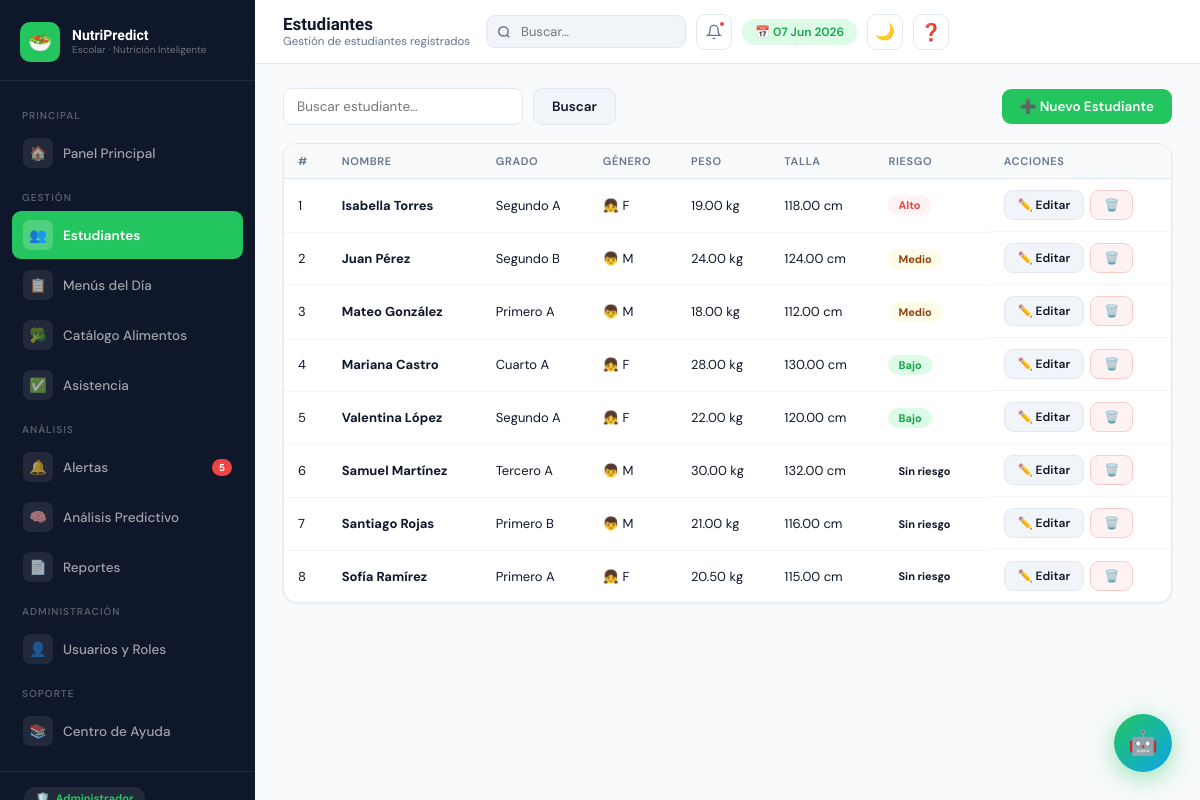
Page /estudiantes.php (signed in) on the committed database.
### tables this page shows
CREATE TABLE IF NOT EXISTS estudiantes (
    id                 INT AUTO_INCREMENT PRIMARY KEY,
    nombre             VARCHAR(80)  NOT NULL,
    apellido           VARCHAR(80)  NOT NULL,
    fecha_nac          DATE         NOT NULL,
    genero             ENUM('M','F') NOT NULL DEFAULT 'M',
    id_grado           INT          NOT NULL,
    peso_kg            DECIMAL(5,2) NULL,
    talla_cm           DECIMAL(5,2) NULL,
    imc                DECIMAL(5,2) NULL,
    imc_clasificacion  VARCHAR(30)  NULL,
    nivel_riesgo       ENUM('sin_riesgo','bajo','medio','alto') NOT NULL DEFAULT 'sin_riesgo',
    score              INT          NOT NULL DEFAULT 0,
    activo             TINYINT(1)   NOT NULL DEFAULT 1,
    fecha_creacion     TIMESTAMP    NOT NULL DEFAULT CURRENT_TIMESTAMP,
    CONSTRAINT fk_estudiante_grado FOREIGN KEY (id_grado) REFERENCES grados(id),
    INDEX idx_estudiante_riesgo (nivel_riesgo),
    INDEX idx_estudiante_activo (activo)
);

CREATE TABLE IF NOT EXISTS grados (
    id      INT AUTO_INCREMENT PRIMARY KEY,
    nombre  VARCHAR(60) NOT NULL,
    nivel   INT NOT NULL DEFAULT 1
);

### estudiantes.php (called while the page is built, shortened)
<?php
require_once 'includes/db.php';
require_once 'includes/roles.php';
require_once 'presenters/EstudiantePresenter.php';
$presenter = new EstudiantePresenter($conn);
$presenter->manejarRequest();
$buscar      = $_GET['q'] ?? '';
$estudiantes = $presenter->obtenerEstudiantes($buscar);
include 'includes/header.php';
include 'views/estudiantes_view.php';
include 'includes/footer.php';

### includes/roles.php (called while the page is built, shortened)
<?php
$PERMISOS = [
    'admin' => [
        'dashboard', 'estudiantes', 'menus', 'alimentos', 'asistencia',
        'alertas', 'reportes', 'predictivo', 'usuarios', 'configuracion'
    ],
    'encargado_restaurante' => [
        'dashboard', 'menus', 'alimentos', 'asistencia', 'alertas'
    ],
    'docente' => [
        'dashboard', 'estudiantes_ver', 'alertas_ver', 'reportes_ver'
    ],
    'directora' => [
        'dashboard', 'reportes', 'predictivo_ver', 'alertas_ver',
        'estudiantes_ver', 'menus_ver'
    ]
];
function tienePermiso($modulo) {
    global $PERMISOS;
    $rol = $_SESSION['usuario']['rol'] ?? '';
    return in_array($modulo, $PERMISOS[$rol] ?? []);
}

### presenters/EstudiantePresenter.php (called while the page is built, shortened)
<?php
require_once 'models/EstudianteModel.php';
class EstudiantePresenter {
    private $model;
    public function __construct($conn) {
        $this->model = new EstudianteModel($conn);
    }
    public function obtenerEstudiantes($buscar = '') {
        return $this->model->obtenerTodos($buscar);
    }
}

### models/EstudianteModel.php (called while the page is built, shortened)
<?php
class EstudianteModel {
    private $conn;
    public function __construct($conn) {
        $this->conn = $conn;
    }
    public function obtenerTodos($buscar = '', $filtro_riesgo = '') {
        $where = "WHERE e.activo = 1";
        return $this->conn->query("
            SELECT e.*, g.nombre AS grado,
                   TIMESTAMPDIFF(YEAR, e.fecha_nac, CURDATE()) AS edad
            FROM estudiantes e
            JOIN grados g ON e.id_grado = g.id
            $where
            ORDER BY FIELD(e.nivel_riesgo,'alto','medio','bajo','sin_riesgo'), e.nombre
        ");
    }
}

### views/estudiantes_view.php (the view, shortened to what this page needs)
<div style="display:flex;align-items:center;justify-content:space-between;margin-bottom:18px">
    <form method="GET" style="display:flex;gap:10px">
        <input type="text" name="q" class="form-control" placeholder="Buscar estudiante…" value="<?=htmlspecialchars($buscar)?>" style="width:240px">
        <button type="submit" class="btn btn-secondary">Buscar</button>
    </form>
    <?php if(tienePermiso('estudiantes')): ?>
    <button class="btn btn-primary" data-modal="modalCrear">➕ Nuevo Estudiante</button>
    <?php endif; ?>
</div>
<div class="card">
    <div class="table-wrap"><table>
        <thead><tr><th>#</th><th>Nombre</th><th>Grado</th><th>Género</th><th>Peso</th><th>Talla</th><th>Riesgo</th><?php if(tienePermiso('estudiantes')): ?><th>Acciones</th><?php endif; ?></tr></thead>
        <tbody>
        <?php if($estudiantes&&$estudiantes->num_rows>0): $i=1; while($e=$estudiantes->fetch_assoc()): ?>
        <tr>
            <td><?=$i++?></td>
            <td><strong><?=htmlspecialchars($e['nombre'].' '.$e['apellido'])?></strong></td>
            <td><?=htmlspecialchars($e['grado'])?></td>
            <td><?=$e['genero']==='M'?'👦 M':'👧 F'?></td>
            <td><?=$e['peso_kg']?$e['peso_kg'].' kg':'—'?></td>
            <td><?=$e['talla_cm']?$e['talla_cm'].' cm':'—'?></td>
            <td><span class="chip chip-<?=$e['nivel_riesgo']?>"><?=ucfirst(str_replace('_',' ',$e['nivel_riesgo']))?></span></td>
            <?php if(tienePermiso('estudiantes')): ?>
            <td style="display:flex;gap:6px">
                <button class="btn btn-secondary btn-sm" onclick='editarEst(<?=json_encode($e)?>)'>✏️ Editar</button>
                <a href="estudiantes.php?del=<?=$e['id']?>" class="btn btn-danger btn-sm" data-confirm="¿Eliminar a <?=htmlspecialchars($e['nombre'])?>?">🗑️</a>
            </td>
            <?php endif; ?>
        </tr>
        <?php endwhile; else: ?>
        <tr><td colspan="8"><div class="empty-state"><div class="icon">👥</div><p>No hay estudiantes registrados</p></div></td></tr>
        <?php endif; ?>
        </tbody>
    </table></div>
</div>

### css/main.css (style rules this page uses)
:root { --verde: #22c55e; --verde-dark: #16a34a; --verde-light: #dcfce7; --azul-dark: #0f172a; --gris: #64748b; --gris-light: #f1f5f9; --blanco: #ffffff; --alerta: #f97316; --alerta-bg: #fff7ed; --rojo: #ef4444; --rojo-bg: #fef2f2; --amarillo: #eab308; --amarillo-bg: #fefce8; --lila: #8b5cf6; --lila-bg: #f5f3ff; --teal: #14b8a6; --teal-bg: #f0fdfa; --sombra-sm: 0 1px 3px rgba(0,0,0,.06); --sombra: 0 4px 16px rgba(0,0,0,.08); --radio: 14px; }
*,*::before,*::after { margin:0;padding:0;box-sizing:border-box }
body { font-family:'DM Sans',sans-serif;background:#f8fafc;color:var(--azul-dark);min-height:100vh;display:flex }
.card { background:#fff;border-radius:var(--radio);border:1.5px solid #e2e8f0;box-shadow:var(--sombra-sm);overflow:hidden }
.btn { display:inline-flex;align-items:center;gap:7px;padding:9px 18px;border-radius:9px;font-size:13.5px;font-weight:600;cursor:pointer;border:none;font-family:inherit;transition:.18s;text-decoration:none }
.btn-primary { background:var(--verde);color:#fff }
.btn-secondary { background:var(--gris-light);color:var(--azul-dark);border:1.5px solid #e2e8f0 }
.btn-danger { background:var(--rojo-bg);color:var(--rojo);border:1.5px solid #fecaca }
.btn-sm { padding:6px 13px;font-size:12px }
.form-control { width:100%;padding:9px 13px;border:1.5px solid #e2e8f0;border-radius:9px;font-size:13.5px;font-family:inherit;outline:none;transition:.18s;background:#fff;color:var(--azul-dark) }
.table-wrap { overflow-x:auto }
table { width:100%;border-collapse:collapse }
thead th { font-size:11px;text-transform:uppercase;letter-spacing:.06em;color:var(--gris);padding:10px 14px;text-align:left;font-weight:600;background:#f8fafc;border-bottom:1px solid #e2e8f0 }
tbody td { padding:11px 14px;font-size:13px;border-bottom:1px solid #f1f5f9;vertical-align:middle }
tbody tr:last-child td { border-bottom:none }
.chip { font-size:11px;font-weight:700;padding:3px 10px;border-radius:20px;display:inline-block }
.chip-alto { background:var(--rojo-bg); color:var(--rojo) }
.chip-medio { background:var(--amarillo-bg);color:#92400e }
.chip-bajo { background:var(--verde-light);color:var(--verde-dark) }

### rows in the picture
estudiantes: nombre+apellido "Isabella Torres", id_grado.nombre "Segundo A", genero "👧 F", peso_kg "19.00", talla_cm "118.00", nivel_riesgo "Alto"
estudiantes: nombre+apellido "Juan Pérez", id_grado.nombre "Segundo B", genero "👦 M", peso_kg "24.00", talla_cm "124.00", nivel_riesgo "Medio"
estudiantes: nombre+apellido "Mateo González", id_grado.nombre "Primero A", genero "👦 M", peso_kg "18.00", talla_cm "112.00", nivel_riesgo "Medio"
estudiantes: nombre+apellido "Mariana Castro", id_grado.nombre "Cuarto A", genero "👧 F", peso_kg "28.00", talla_cm "130.00", nivel_riesgo "Bajo"
estudiantes: nombre+apellido "Valentina López", id_grado.nombre "Segundo A", genero "👧 F", peso_kg "22.00", talla_cm "120.00", nivel_riesgo "Bajo"
estudiantes: nombre+apellido "Samuel Martínez", id_grado.nombre "Tercero A", genero "👦 M", peso_kg "30.00", talla_cm "132.00", nivel_riesgo "Sin riesgo"
estudiantes: nombre+apellido "Santiago Rojas", id_grado.nombre "Primero B", genero "👦 M", peso_kg "21.00", talla_cm "116.00", nivel_riesgo "Sin riesgo"
estudiantes: nombre+apellido "Sofía Ramírez", id_grado.nombre "Primero A", genero "👧 F", peso_kg "20.50", talla_cm "115.00", nivel_riesgo "Sin riesgo"

### other values in the picture
$n "5"
$page_title "Estudiantes"
$page_sub "Gestión de estudiantes registrados"
